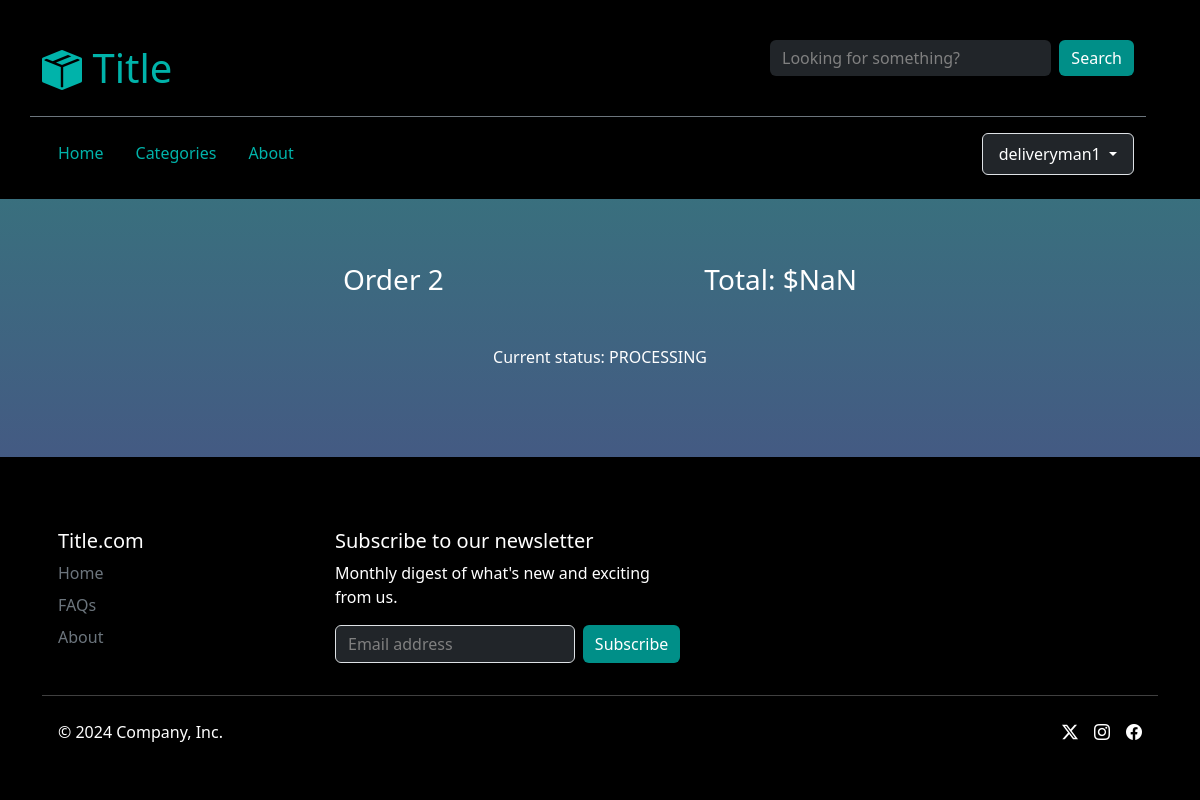
The app's page /sale/2/ (signed in), older data.
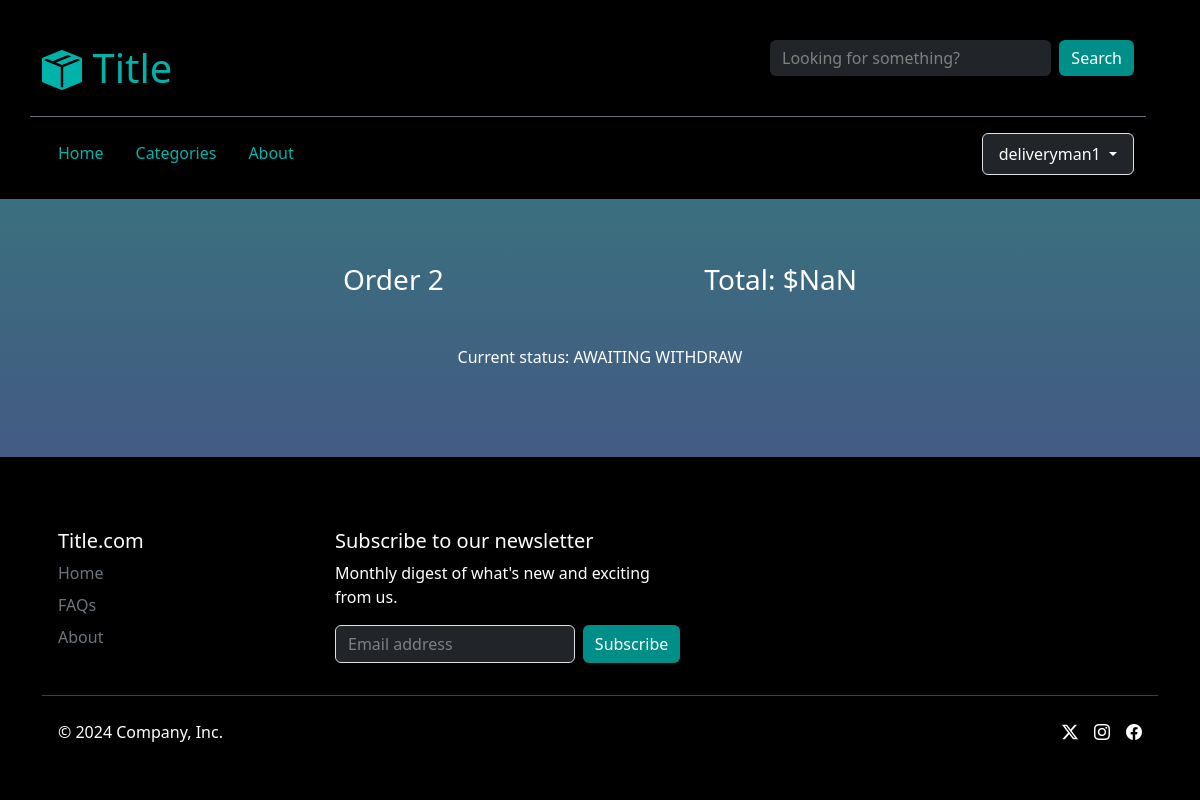
The same page, newer data.
### delivery/models.py (models this page shows)
class Order(models.Model):
    id = models.AutoField(primary_key=True)
    user = models.ForeignKey(AuthUser, on_delete=models.CASCADE)
    creation_date = models.DateTimeField(auto_now_add=True)
    update_date = models.DateTimeField(auto_now=True)
    total_price = models.DecimalField(max_digits=10, decimal_places=2, default=0)
    status = models.ForeignKey(OrderStatus, on_delete=models.PROTECT, default=1)
    payment = models.ForeignKey(Payment, on_delete=models.CASCADE)
    recipient = models.ForeignKey(Recipient, on_delete=models.CASCADE)
    delivery_adress = models.ForeignKey(Adress, on_delete=models.CASCADE)
    class Meta:
        db_table = "order"

class OrderStatus(models.Model):
    id = models.AutoField(primary_key=True)
    description = models.CharField(max_length=60)
    class Meta:
        db_table = "order_status"

### delivery/views.py (the view)
# urls.py: path("sale/<int:order_id>/", views.sale, name="sale"),
@login_required
def sale(request, order_id):
    user = request.user
    order = Order.objects.get(pk = order_id)
    order_items = OrderItem.objects.filter(order=order)
    items = [item for item in order_items if item.product.owner == user]
    context = get_layout_context(request)
    context.update({"order": order, "items": items})
    return render(request, "seller/sale.html", context)

### delivery/views.py (called while the page is built)
def get_layout_context(request):
    try:
        type = UserInfo.objects.get(user_id=request.user.id).type
    except:
        type = None
    categories = Category.objects.all().order_by('name')
    context = {'type': type, 'categories': categories}
    return context

### delivery/templates/seller/sale.html (shortened to what this page needs)
{% extends "layout.html" %}
{% load static %}
{% block body %}
<div class="container">
    <div class="row d-flex justify-content-center">
        <div class="col-xm-12 col-sm-10 col-md-8 col-lg-6">
            <div class="d-flex justify-content-between">
                <h3 class="p-3">Order <span>{{ order.id }}</span></h3>
                <h3 class="p-3">Total: <span name="price">{{ order.total_price }}</span></h3>
            </div>
            <div class="d-flex flex-column align-items-center m-4">
                <p>Current status: {{ order.status.description }}</p>
            </div>
        </div>
    </div>
</div>
{% endblock %}

Row changes from the older to the newer data that the page shows:
changed Order id 2: status.description "PROCESSING" → "AWAITING WITHDRAW"
